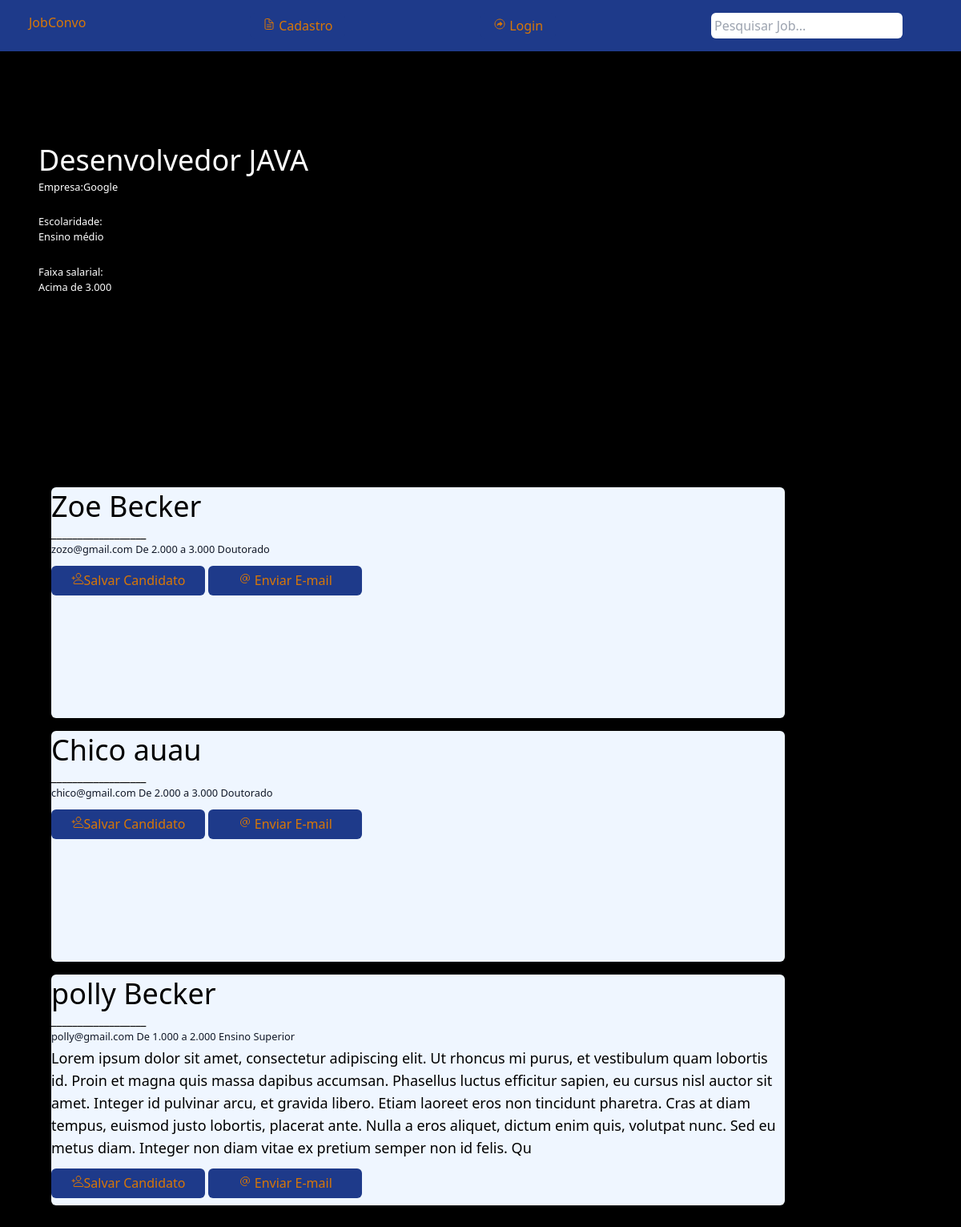
/meuscandidatos/1, run on the app's committed database.
### job/models.py (models this page shows, shortened)
class Job(models.Model):
    contratante = models.ForeignKey(Usuario, related_name="minhas_vagas", on_delete=models.CASCADE)
    jobs_vistos = models.ManyToManyField(Candidato)
    tilulo=models.CharField(max_length=100)
    visualizados =models.IntegerField(default=0)
    total_candidatos=models.IntegerField(default=0)
    lancamento=models.DateTimeField(default=timezone.now)
    escolaridade = models.CharField(max_length=20, choices=ESCOLARIDADE)
    faixa_salarial=models.CharField(max_length=20,choices=FAIXA_SALARIAL)
    requisitos=models.TextField(max_length=1000)

class Aplicados(models.Model):
    vaga=models.ForeignKey('Job', related_name="meus_candidatos", on_delete=models.CASCADE)
    primeiro_nome=models.CharField(max_length=100)
    ultimo_nome=models.CharField(max_length=100)
    contato=models.EmailField()
    pretensao_salarial = models.CharField(max_length=20, choices=FAIXA_SALARIAL)
    experiencia = models.TextField(max_length=500)
    ultima_escolaridade = models.CharField(max_length=20, choices=ESCOLARIDADE)

### sujeito/models.py (models this page shows)
class Usuario(AbstractUser):
    is_empresa = models.BooleanField('empresa status', default=False)
    is_candidato = models.BooleanField('candidato status', default=False)

### job/views.py (the view)
# urls.py: path("meuscandidatos/<int:pk>", DetalheVagaEmpresa.as_view(),name='meuscandidatos')
class DetalheVagaEmpresa(DetailView):
    template_name = 'empresadetalhe.html'
    model = Job

### job/gerenciador.py (called while the page is built)
def lista_jobs(request):
    lista_jobs =Job.objects.all().order_by('-lancamento')
    return {'lista_jobs_recentes':lista_jobs }

### job/templates/empresadetalhe.html (shortened to what this page needs)
{% extends 'base.html' %}
{% load static %}
{% block content %}
<main class='bg-primary_black min-h-screen w-full'>
    <header class='bg-primary_black flex justify-start py-32'>
        <div class="p-5 w-10/12" >
            <h2 class="font-medium text-4xl font-bold text-white my-1 ">
                {{object.tilulo}}
            </h2>
            <small class="text-white ">
                <p>Empresa:{{object.contratante}}</p>
                <p class=" w-11/12 md:w-5/12 text-white my-4">
                Escolaridade: <br> {{object.escolaridade}}
            </p>
            <p class=" w-11/12 md:w-5/12 text-white my-4">
                Faixa salarial: <br> {{object.faixa_salarial}}
            </p>
            </small>
        </div>
    </header>
    <section class="bg-no-repeat pb-8 pl-6 flex  items-end bg-cover" >
          <div class="p-8 w-10/12 relative" >
            <h2 class="text-gray-200">
                <div class="flex flex-wrap items-center min-w-full movie_lis">
                  {% for cada in object.meus_candidatos.all %}
                    <div class="m-2 bg-blue-50 overflow-hidden flex-shrink-0 rounded-md cursor-pointer h-72 w-full">
                            <h1 class="text-4xl font-medium font-bold text-black my-1">
                                {{cada.primeiro_nome}} {{cada.ultimo_nome}}<br></h1>
                            <h1 class="font-bold text-black">__________________</h1>
                            <small class=" text-gray-900">{{cada.contato}}   </small>
                            <small class=" text-gray-900">{{cada.pretensao_salarial}}   </small>
                            <small class="text-gray-900">{{cada.ultima_escolaridade}}</small>
                            <h3 class=" text-lg text-black my-1">{{cada.experiencia}}</h3>
                            <a href="#">
                                <button class="w-48 bg-blue-900 hover:bg-slate-50 text-amber-600 rounded-md py-2 px-3 my-2 mp-5">
                                    <ion-icon name="person-add-outline"class="text-amber-600"></ion-icon>Salvar Candidato
                                </button>
                            </a>
                                <a href="#">
                                <button class=" w-48 bg-blue-900 hover:bg-slate-50 text-amber-600 rounded-md py-2 px-3">
                                    <ion-icon name="at-outline" class="text-amber-600"></ion-icon>
                                    Enviar E-mail
                                </button>
                            </a>
                    </div>
                  {% endfor %}
                </div>
            </h2>
        </div>
    </section>
</main>
{% endblock %}

### data on the page
Job: tilulo "Desenvolvedor JAVA", contratante "Google", escolaridade "Ensino médio", faixa_salarial "Acima de 3.000"
Aplicados: primeiro_nome "Zoe", ultimo_nome "Becker", contato "zozo@gmail.com", pretensao_salarial "De 2.000 a 3.000", ultima_escolaridade "Doutorado"
Aplicados: primeiro_nome "Chico", ultimo_nome "auau", contato "chico@gmail.com", pretensao_salarial "De 2.000 a 3.000", ultima_escolaridade "Doutorado"
Aplicados: primeiro_nome "polly", ultimo_nome "Becker", contato "polly@gmail.com", pretensao_salarial "De 1.000 a 2.000", ultima_escolaridade "Ensino Superior", experiencia "Lorem ipsum dolor sit amet, consectetur adipiscing elit. Ut rhoncus mi purus, et vestibulum quam lobortis id. Proin et magna quis massa dapibus accumsan. Phasellus luctus efficitur sapien, eu cursus nisl auctor sit amet. Integer id pulvinar arcu, et gravida libero. Etiam laoreet eros non tincidunt pharetra. Cras at diam tempus, euismod justo lobortis, placerat ante. Nulla a eros aliquet, dictum enim quis, volutpat nunc. Sed eu metus diam. Integer non diam vitae ex pretium semper non id felis. Qu"
